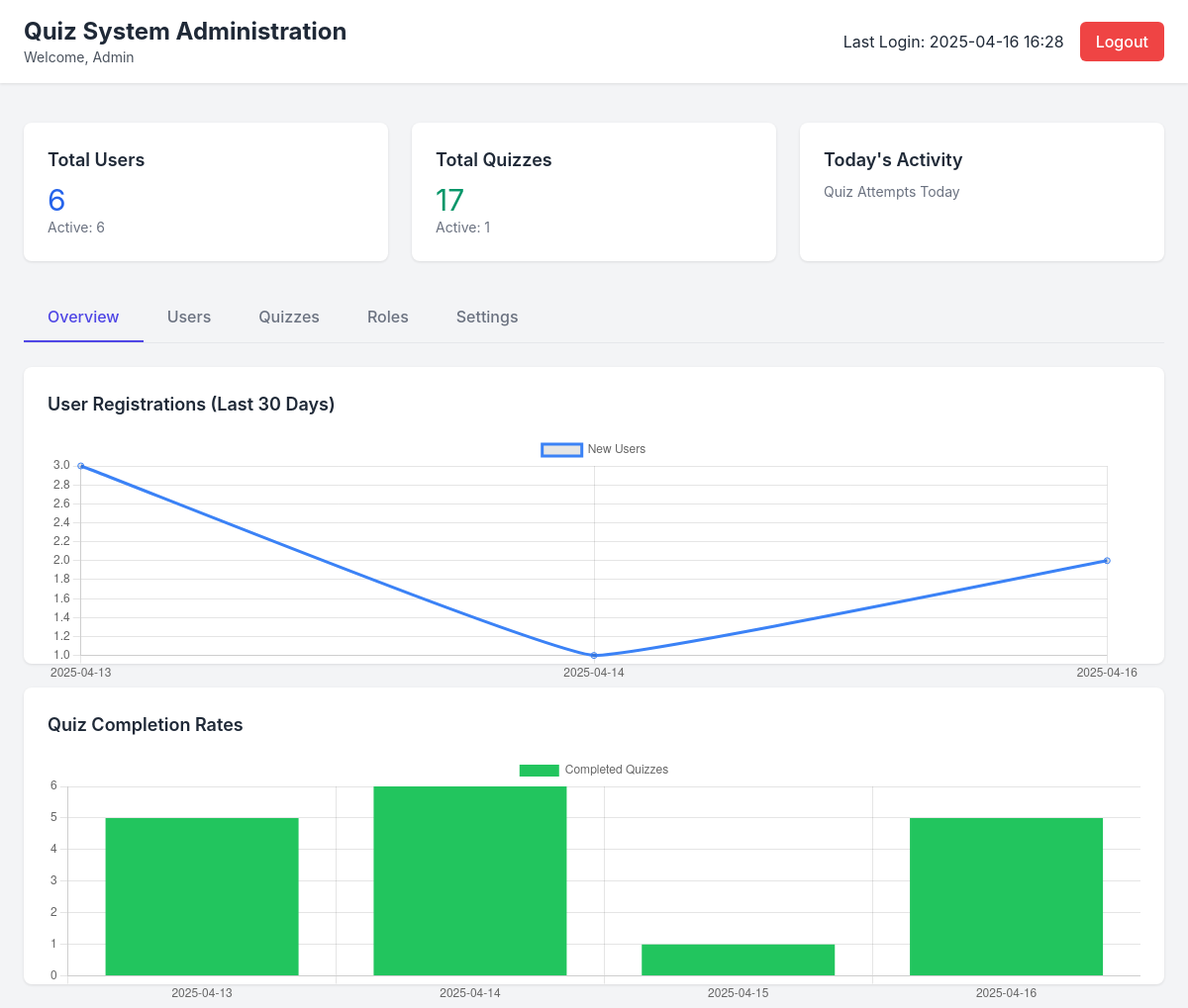
Page /admin (signed in) on the earlier database version.
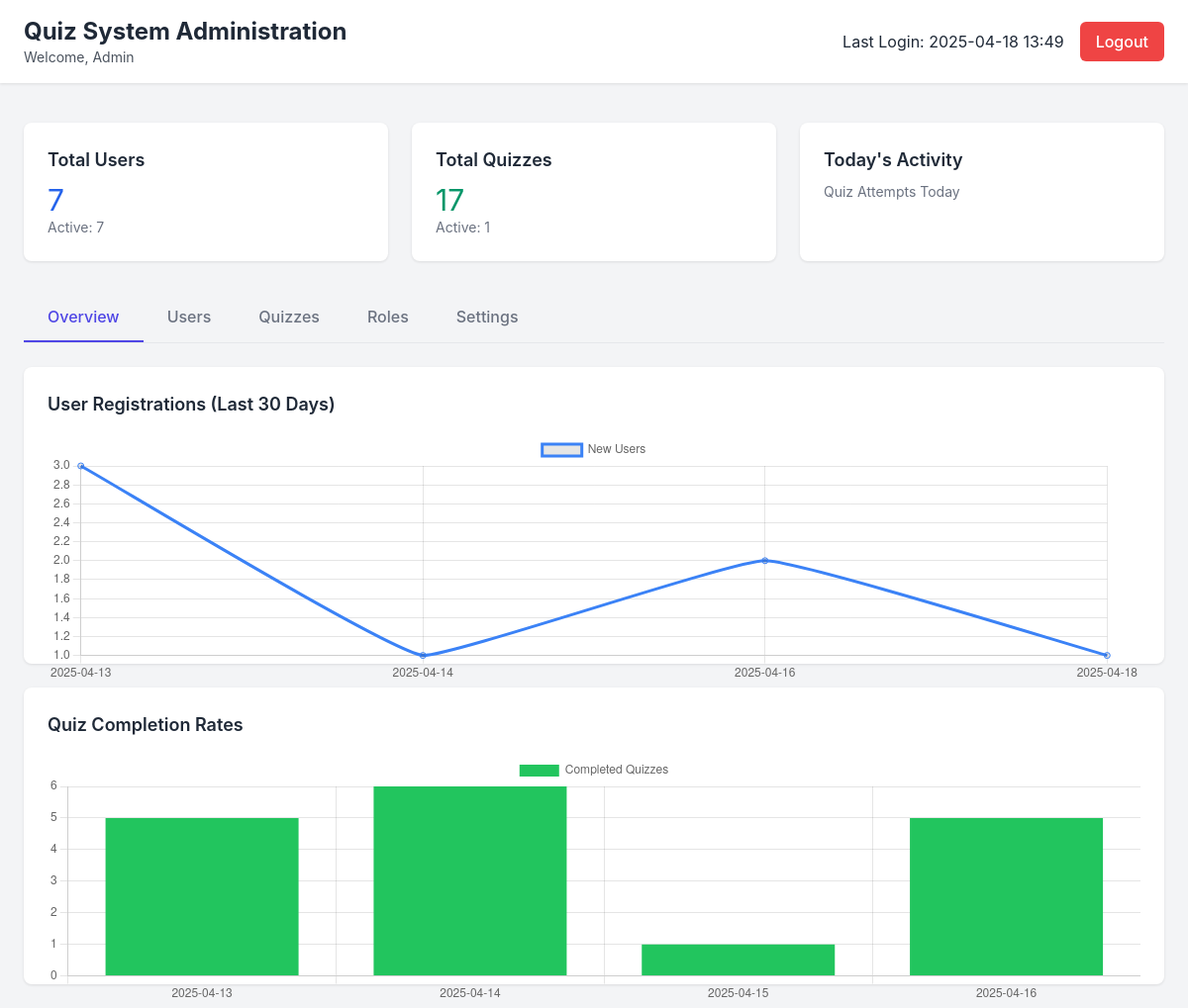
Same page on the later database version.
### app.py (models this page shows, shortened)
class User(UserMixin, db.Model):
    id = db.Column(db.Integer, primary_key=True)
    unique_id = db.Column(db.String(20), unique=True, nullable=False)  # Format: ccf@FFLL1234
    username = db.Column(db.String(100), unique=True, nullable=False)
    email = db.Column(db.String(100), unique=True, nullable=False)
    password = db.Column(db.String(200), nullable=False)
    first_name = db.Column(db.String(50), nullable=False)
    last_name = db.Column(db.String(50), nullable=False)
    profile_pic = db.Column(db.String(200), nullable=True, default='default.png')
    created_at = db.Column(db.DateTime, default=datetime.now)
    role_id = db.Column(db.Integer, db.ForeignKey('role.id'), nullable=False)
    is_admin = db.Column(db.Boolean, default=False)
    is_active = db.Column(db.Boolean, default=True)
    last_login = db.Column(db.DateTime, default=datetime.now)
    created_quizzes = db.relationship('Quiz', backref='creator', lazy=True, foreign_keys='Quiz.creator_id')
    quiz_attempts = db.relationship('Attempt', backref='user', lazy=True)

### app.py (the view)
@app.route('/admin')
@login_required
def admin():
    total_users = User.query.count()
    active_users = User.query.filter_by(is_active=True).count()
    total_quizzes = Quiz.query.count()
    active_quizzes = Quiz.query.filter_by(status='active').count()
    thirty_days_ago = datetime.now() - timedelta(days=30)
    reg_data = db.session.query(
        func.date(User.created_at).label('date'),
        func.count(User.id).label('count')
    ).filter(User.created_at >= thirty_days_ago)\
     .group_by(func.date(User.created_at))\
     .all()
    reg_dates = [str(data.date) for data in reg_data]
    reg_counts = [data.count for data in reg_data]
    quiz_data = db.session.query(
        func.date(Quiz.created_at).label('date'),
        func.count(Quiz.id).label('count')
    ).filter(Quiz.created_at >= thirty_days_ago)\
     .group_by(func.date(Quiz.created_at))\
     .all()
    quiz_dates = [str(data.date) for data in quiz_data]
    quiz_counts = [data.count for data in quiz_data]
    return render_template('admin.html',
                         total_users=total_users,
                         active_users=active_users,
                         total_quizzes=total_quizzes,
                         active_quizzes=active_quizzes,
                         reg_dates=reg_dates,
                         reg_counts=reg_counts,
                         quiz_dates=quiz_dates,
                         quiz_counts=quiz_counts)

### app.py (called while the page is built)
@login_manager.user_loader
def load_user(user_id):
    return User.query.get(int(user_id))

### templates/admin.html (shortened to what this page needs)
<!DOCTYPE html>
<html lang="en">
<head>
    <link href="https://cdn.jsdelivr.net/npm/tailwindcss@2.2.19/dist/tailwind.min.css" rel="stylesheet">
    <link rel="stylesheet" href="static/css/admin.css">
</head>
<body class="bg-gray-100">
    <div class="min-h-screen">
        <header class="admin-header">
            <div class="flex justify-between items-center">
                <div>
                    <h1 class="text-2xl font-bold">Quiz System Administration</h1>
                    <p class="text-sm opacity-80">Welcome, {{ current_user.username }}</p>
                </div>
                <div class="flex items-center gap-4">
                    <span>Last Login: {{ current_user.last_login.strftime('%Y-%m-%d %H:%M') }}</span>
                    <a href="{{ url_for('logout') }}" class="btn btn-danger">Logout</a>
                </div>
            </div>
        </header>
        <div class="p-6">
            <div class="dashboard-grid">
                <div class="stats-card">
                    <h3 class="text-lg font-semibold mb-2">Total Users</h3>
                    <p class="text-3xl text-blue-600">{{ total_users }}</p>
                    <p class="text-sm text-gray-500">Active: {{ active_users }}</p>
                </div>
                <div class="stats-card">
                    <h3 class="text-lg font-semibold mb-2">Total Quizzes</h3>
                    <p class="text-3xl text-green-600">{{ total_quizzes }}</p>
                    <p class="text-sm text-gray-500">Active: {{ active_quizzes }}</p>
                </div>
                <div class="stats-card">
                    <h3 class="text-lg font-semibold mb-2">Today's Activity</h3>
                    <p class="text-sm text-gray-500">Quiz Attempts Today</p>
                </div>
            </div>
            <div class="mt-8">
                <nav class="flex border-b">
                    <button class="tab-button active" data-tab="overview">Overview</button>
                    <button class="tab-button" data-tab="users">Users</button>
                    <button class="tab-button" data-tab="quizzes">Quizzes</button>
                    <button class="tab-button" data-tab="roles">Roles</button>
                    <button class="tab-button" data-tab="settings">Settings</button>
                </nav>
                <div class="mt-6">
                    <div id="overview-tab" class="tab-content">
                        <div class="chart-container">
                            <h3 class="text-lg font-semibold mb-4">User Registrations (Last 30 Days)</h3>
                            <canvas id="registrationChart"></canvas>
                        </div>
                        <div class="chart-container mt-6">
                            <h3 class="text-lg font-semibold mb-4">Quiz Completion Rates</h3>
                            <canvas id="quizCompletionChart"></canvas>
                        </div>
                    </div>
                </div>
            </div>
        </div>
    </div>
    <script>
        // Tab switching functionality
        document.querySelectorAll('.tab-button').forEach(button => {
            button.addEventListener('click', () => {
                // Remove active class from all buttons and hide all tabs
                document.querySelectorAll('.tab-button').forEach(btn => btn.classList.remove('active'));
                document.querySelectorAll('.tab-content').forEach(content => content.classList.add('hidden'));
                // Add active class to clicked button and show corresponding tab
                button.classList.add('active');
                document.getElementById(button.dataset.tab + '-tab').classList.remove('hidden');
            });
        });
        // Initialize charts if data is available
        if (document.getElementById('registrationChart')) {
            new Chart(document.getElementById('registrationChart'), {
                type: 'line',
                data: {
                    labels: {{ reg_dates|tojson }},
                    datasets: [{
                        label: 'New Users',
                        data: {{ reg_counts|tojson }},
                        borderColor: 'rgb(59, 130, 246)',
                        tension: 0.1
                    }]
                },
                options: {
                    responsive: true,
                    maintainAspectRatio: false
                }
            });
        }
        if (document.getElementById('quizCompletionChart')) {
            new Chart(document.getElementById('quizCompletionChart'), {
                type: 'bar',
                data: {
                    labels: {{ quiz_dates|tojson }},
                    datasets: [{
                        label: 'Completed Quizzes',
                        data: {{ quiz_counts|tojson }},
                        backgroundColor: 'rgb(34, 197, 94)'
                    }]
                },
                options: {
                    responsive: true,
                    maintainAspectRatio: false
                }
            });
        }
    </script>
</body>
</html>

### static/css/admin.css (style rules this page uses)
:root { --primary-color: #4f46e5; --primary-hover: #4338ca; --danger-color: #ef4444; --danger-hover: #dc2626; --success-color: #10b981; --text-dark: #1f2937; --text-light: #6b7280; --border-color: #e5e7eb; }
body { font-family: 'Inter', system-ui, -apple-system, BlinkMacSystemFont, sans-serif; color: var(--text-dark); }
.admin-header { background-color: white; padding: 1rem 1.5rem; box-shadow: 0 1px 3px rgba(0, 0, 0, 0.1); margin-bottom: 1rem; }
.dashboard-grid { display: grid; grid-template-columns: repeat(auto-fill, minmax(300px, 1fr)); gap: 1.5rem; }
.stats-card { background-color: white; border-radius: 0.5rem; padding: 1.5rem; box-shadow: 0 1px 3px rgba(0, 0, 0, 0.1); transition: transform 0.2s ease, box-shadow 0.2s ease; }
.tab-button { padding: 0.75rem 1.5rem; border: none; background: none; font-weight: 500; color: var(--text-light); border-bottom: 2px solid transparent; transition: all 0.2s ease; cursor: pointer; }
.tab-button.active { color: var(--primary-color); border-bottom-color: var(--primary-color); }
.chart-container { background-color: white; border-radius: 0.5rem; padding: 1.5rem; box-shadow: 0 1px 3px rgba(0, 0, 0, 0.1); height: 300px; }
.btn { display: inline-block; padding: 0.5rem 1rem; font-weight: 500; border-radius: 0.375rem; cursor: pointer; transition: background-color 0.2s ease; border: none; }
.btn-danger { background-color: var(--danger-color); color: white; }

Differences in the rows shown:
changed User "Admin": last_login "2025-04-16 16:28" → "2025-04-18 13:49"
Other differences:
{{ total_users }}: "6" → "7"
{{ active_users }}: "6" → "7"
chart data {{ reg_dates|tojson }}: ["2025-04-13", "2025-04-14", "2025-04-16"] → ["2025-04-13", "2025-04-14", "2025-04-16", "2025-04-18"]
chart data {{ reg_counts|tojson }}: [3, 1, 2] → [3, 1, 2, 1]
